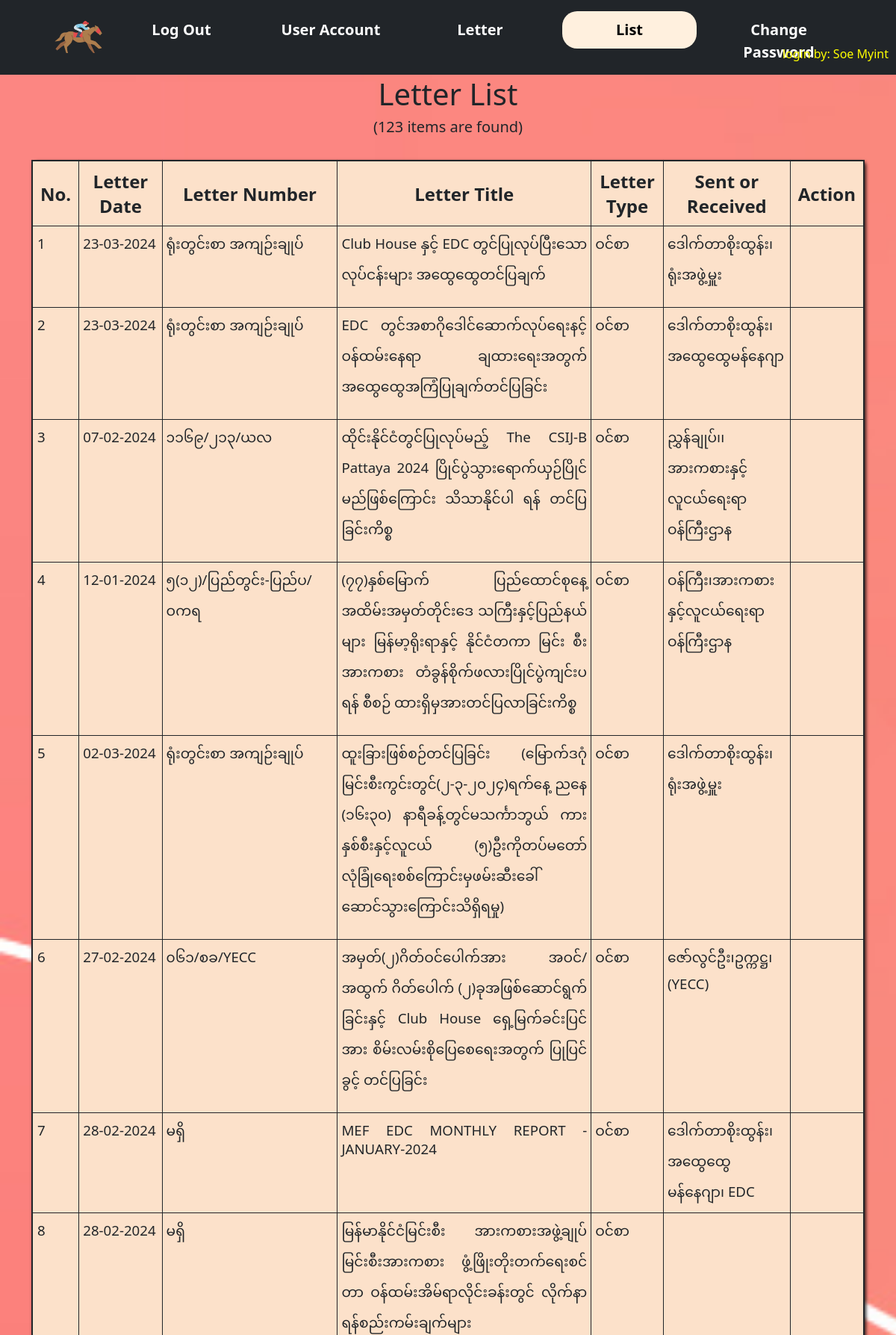
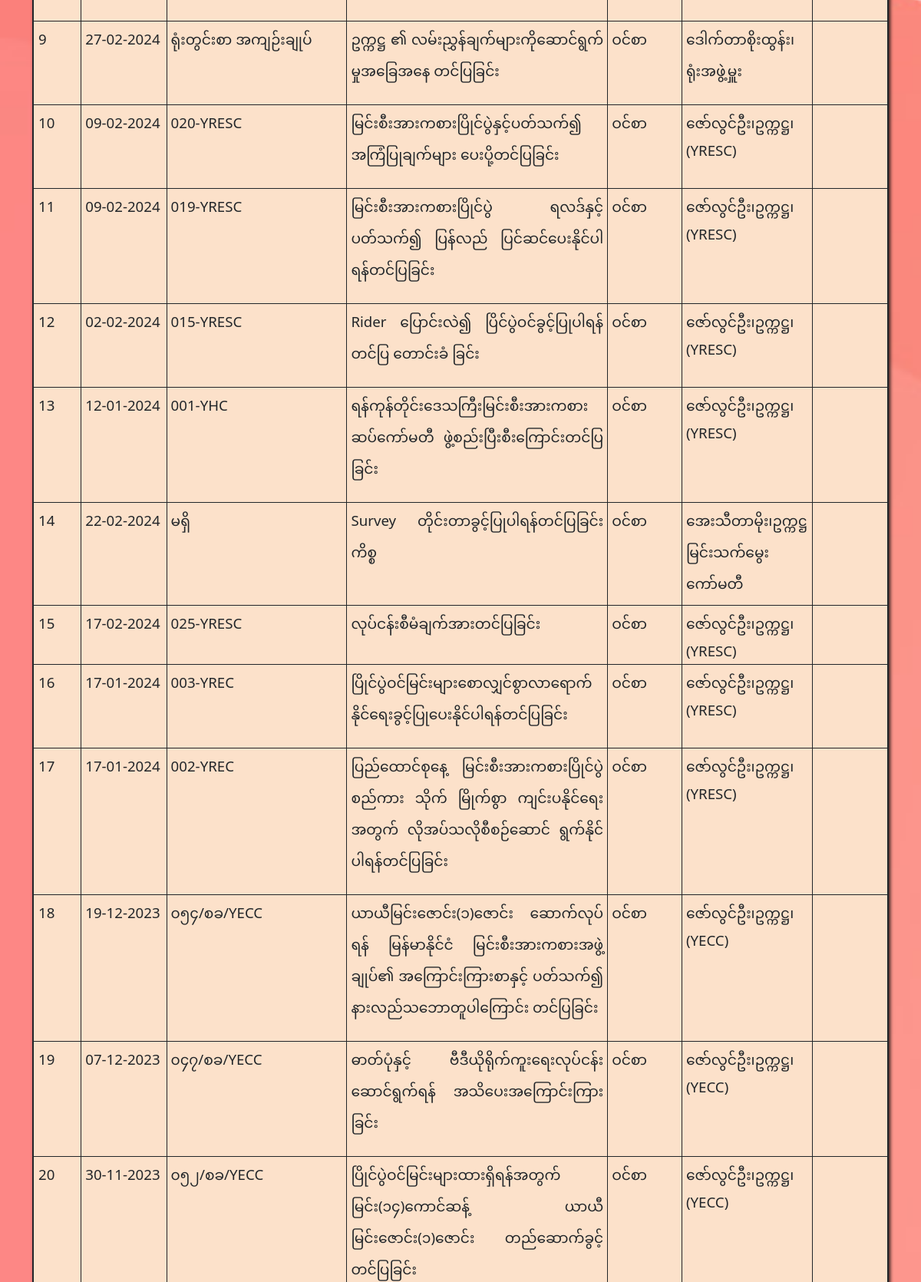
The app's page /mef-letter/display.php (signed in, upper part) with its own data (2 pictures, top to bottom).
### tables this page shows
CREATE TABLE `letter_table` (
  `rec_id` int(11) NOT NULL,
  `int_out_date` date NOT NULL,
  `letter_number` varchar(200) NOT NULL,
  `letter_title` varchar(3000) NOT NULL,
  `type_id` int(11) DEFAULT 0,
  `letter_date` date DEFAULT NULL,
  `dep_person` varchar(400) NOT NULL,
  `filename` varchar(200) NOT NULL,
  `remarks` varchar(1200) DEFAULT NULL,
  `entry_by` int(11) NOT NULL DEFAULT 0,
  `file_type` varchar(22) NOT NULL DEFAULT '0'
);

CREATE TABLE `type_table` (
  `type_id` int(11) NOT NULL,
  `letter_type` varchar(40) NOT NULL
);

### mef-letter/display.php (the view, shortened to what this page needs)
<?php
include("inc/nav.php");
include("inc/dbsetting.php");
$usrlevel = $_SESSION["usrlevel"];
		if (isset($_POST["searchbtn"]))
		{
			$field = $_POST["field"];
			$letter_type = $_POST["ltype"];
			$sword = $_POST["sword"];
			$str = "";
			if ($field ==="general" && strlen($sword)>0) {
				$str =" (letter_table.letter_number LIKE '%" . $sword . "%' OR letter_table.letter_title LIKE '%" . $sword . "%' OR letter_table.dep_person LIKE '%" . $sword . "%')";
			}
			else if ($field ==="letter_number") {
				$str=" letter_table.letter_number LIKE '%" . $sword . "%'";
			}
			else if ($field ==="letter_title") {
				$str=" letter_table.letter_title LIKE '%" . $sword . "%'";
			}
			else if ($field ==="dep") {
				$str=" letter_table.dep_person LIKE '%" . $sword . "%'";
			}
			if(strlen($letter_type) > 0 && $letter_type !=="ALL")
			{
				if(strlen($str)>0) {
				$str .= " AND letter_table.type_id=" . $letter_type;
				} else {
					$str .= " letter_table.type_id=" . $letter_type;
				}
			}
			$where = strlen($str)>0 ? " WHERE " : " ";
			 $sql1 = "SELECT letter_table.*, DATE_FORMAT(letter_table.letter_date, '%d-%m-%Y') AS formatted_date, type_table.letter_type FROM letter_table
             INNER JOIN type_table ON letter_table.type_id = type_table.type_id" . $where
             . $str . " ORDER BY rec_id DESC;";
			 echo $sql1 . "ZZZ";
			$result1 = $dbconn -> query($sql1);
		}
		else
		{
			$sql1 = "SELECT letter_table.*, DATE_FORMAT(letter_table.letter_date, '%d-%m-%Y') AS formatted_date, type_table.letter_type FROM letter_table
             INNER JOIN type_table ON letter_table.type_id = type_table.type_id
             ORDER BY rec_id DESC;";
             $result1 = $dbconn -> query($sql1);
		}
?>
<head>
</head>
<body id="displaybd">
	<div class="container">
		<form action="<?php echo htmlspecialchars($_SERVER["PHP_SELF"]); ?>" method="POST" id="formd" class=
			"was-validated" >
    		<div class="row">
		        <div class="col-lg-3 srbox">
		        </div>
		        <div class="col-lg-2 srbox">
		        </div>
		        <div class="col-lg-4 srbox">
		        </div>
		        <div class="col-lg-3">
		        	<button type="submit" class="btn btn-dark btnd" name="searchbtn">Search</button>&nbsp;
		            <button type="reset" class="btn btn-dark btnd" onclick="location.href='display.php';">Cancel</button>
		        </div>
		    </div>
    	</form>
    	<div id="tablebox">
	    	<center>
				<h1>Letter List</h1>
					<?php
						if ($result1->num_rows > 0)
						{
							echo "<h5>(" . $result1->num_rows . " items are found)</h5><br>";
							echo "<table class='table-bordered displaytable'><tr>";
							echo "<th>No.</th>
									<th>Letter Date</th>
									<th>Letter Number</th>
									<th>Letter Title</th><th>Letter Type</th>
									<th>Sent or Received</th>
									<th id='actth' >Action</th>";
	    					echo "</tr>";
	    						$number=1;
	    						while ($row = $result1->fetch_assoc())
	    						{
	        					echo "<tr>";
	        					echo "<td width=3% style='padding:6px;'>" . $number . "</td>";
	        					echo "<td width=10%>" . $row["formatted_date"] . "</td>";
	        					echo "<td width=18%>" . $row["letter_number"] . "</td>";
	        					echo "<td>";
	        					 if (strpos($usrlevel, "|30") > -1 && strpos($usrlevel, "|50") < -1 && $row["file_type"] == '0')
	        					 {
	        					 echo"<a href='#' class='pdflink' data-pdf='" . $row["filename"] . "' data-toggle='modal' data-target='#pdfModal'>" . $row["letter_title"] . "</a>";
	        					}
	        					else if(strpos($usrlevel, "|50") > -1 && strpos($usrlevel, "|30") > -1 && ($row["file_type"] == '1' || $row["file_type"] == '0'))
	        					{
	        						echo"<a href='#' class='pdflink' data-pdf='" . $row["filename"] . "' data-toggle='modal' data-target='#pdfModal'>" . $row["letter_title"] . "</a>";
	        					}
	        					else
	        					{
	        						echo "<p>" . $row["letter_title"] . "</p>";
	        					}
	        					 echo "</td>";
	        					echo "<td>" . $row["letter_type"] . "</td>";
	        					echo "<td>" . $row["dep_person"] . "</td>";
	        					echo "<td id='actiontd'>";
	        					echo "</td>";
	        					echo "</tr>";
	        					$number++;
	    							}
	    							echo "</table>";
	    						}
					?>
			</center>
		</div>
				<br><br><br><br><br><br><br><br>
		</div>
	</body>

### mef-letter/display.php (style rules this page uses)
.displaytable { width: 100%; border: solid 2px; background: #fce1ca; }
body { background-image: url('images/pwbg.jpg'); background-size: cover; background-repeat: no-repeat; background-attachment: fixed; }
table { border-spacing: 0; border: 2px solid; box-shadow: 2px 2px 4px rgba(0, 0, 0, 0.8); border-radius:6px; }
th { text-align: center; border: 2px solid; height: 40px; padding: 10px; font-size: 18pt; }
td { border: 2px solid; padding: 5px; font-size: 14pt; vertical-align: text-top; text-align:justify; }
tr { width: 10%; border: 2px solid; }
#actiontd { text-align: center; }
.container { margin-top: 4%; }
#formd { margin-left: 10%; }
.btnd { border-radius: 15px; }
#actth { width: 8%; }

### records on screen
letter_table: formatted_date "23-03-2024", letter_number "ရုံးတွင်းစာ အကျဉ်းချုပ်", letter_title "Club House နှင့် EDC တွင်ပြုလုပ်ပြီးသောလုပ်ငန်းများ အထွေထွေတင်ပြချက်", type.letter_type "ဝင်စာ", dep_person "ဒေါက်တာစိုးထွန်း၊ ရုံးအဖွဲ့မှူး"
letter_table: formatted_date "23-03-2024", letter_number "ရုံးတွင်းစာ အကျဉ်းချုပ်", letter_title "EDC တွင်အစာဂိုဒေါင်ဆောက်လုပ်ရေးနင့် ဝန်ထမ်းနေရာ ချထားရေးအတွက် အထွေထွေအကြံပြုချက်တင်ပြခြင်း", type.letter_type "ဝင်စာ", dep_person "ဒေါက်တာစိုးထွန်း၊ အထွေထွေမန်နေဂျာ"
letter_table: formatted_date "07-02-2024", letter_number "၁၁၆၉/၂၁၃/ယလ", letter_title "ထိုင်းနိုင်ငံတွင်ပြုလုပ်မည့် The CSIJ-B Pattaya 2024 ပြိုင်ပွဲသွားရောက်ယှဉ်ပြိုင်မည်ဖြစ်ကြောင်း သိသာနိုင်ပါ ရန် တင်ပြခြင်းကိစ္စ", type.letter_type "ဝင်စာ", dep_person "ညွှန်ချုပ်၊၊အားကစားနှင့်လူငယ်ရေးရာဝန်ကြီးဌာန"
letter_table: formatted_date "12-01-2024", letter_number "၅(၁၂)/ပြည်တွင်း-ပြည်ပ/ဝကရ", letter_title "(၇၇)နှစ်မြောက် ပြည်ထောင်စုနေ့အထိမ်းအမှတ်တိုင်းဒေ သကြီးနှင့်ပြည်နယ်များ မြန်မာ့ရိုးရာနှင့် နိုင်ငံတကာ မြင်း စီးအားကစား တံခွန်စိုက်ဖလားပြိုင်ပွဲကျင်းပရန် စီစဉ် ထားရှိမှအားတင်ပြလာခြင်းကိစ္စ", type.letter_type "ဝင်စာ", dep_person "ဝန်ကြီး၊အားကစားနှင့်လူငယ်ရေးရာဝန်ကြီးဌာန"
letter_table: formatted_date "02-03-2024", letter_number "ရုံးတွင်းစာ အကျဉ်းချုပ်", letter_title "ထူးခြားဖြစ်စဉ်တင်ပြခြင်း (မြောက်ဒဂုံမြင်းစီးကွင်းတွင်(၂-၃-၂၀၂၄)ရက်နေ့ ညနေ (၁၆း၃၀) နာရီခန့်တွင်မသင်္ကာဘွယ် ကားနှစ်စီးနှင့်လူငယ် (၅)ဦးကိုတပ်မတော်လုံခြုံရေးစစ်ကြောင်းမှဖမ်းဆီးခေါ်ဆောင်သွားကြောင်းသိရှိရမှု)", type.letter_type "ဝင်စာ", dep_person "ဒေါက်တာစိုးထွန်း၊ ရုံးအဖွဲ့မှူး"
letter_table: formatted_date "27-02-2024", letter_number "၀၆၁/စခ/YECC", letter_title "အမှတ်(၂)ဂိတ်ဝင်ပေါက်အား အဝင်/အထွက် ဂိတ်ပေါက် (၂)ခုအဖြစ်ဆောင်ရွက်ခြင်းနှင့် Club House ရှေ့မြက်ခင်းပြင်အား စိမ်းလမ်းစိုပြေစေရေးအတွက် ပြုပြင်ခွင့် တင်ပြခြင်း", type.letter_type "ဝင်စာ", dep_person "ဇော်လွင်ဦး၊ဥက္ကဋ္ဌ၊ (YECC)"
letter_table: formatted_date "28-02-2024", letter_number "မရှိ", letter_title "MEF EDC MONTHLY REPORT - JANUARY-2024", type.letter_type "ဝင်စာ", dep_person "ဒေါက်တာစိုးထွန်း၊ အထွေထွေမန်နေဂျာ၊ EDC"
letter_table: formatted_date "28-02-2024", letter_number "မရှိ", letter_title "မြန်မာနိုင်ငံမြင်းစီး အားကစားအဖွဲ့ချုပ် မြင်းစီးအားကစား ဖွံ့ဖြိုးတိုးတက်ရေးစင်တာ ဝန်ထမ်းအိမ်ရာလိုင်းခန်းတွင် လိုက်နာရန်စည်းကမ်းချက်များ", type.letter_type "ဝင်စာ"
letter_table: formatted_date "27-02-2024", letter_number "ရုံးတွင်းစာ အကျဉ်းချုပ်", letter_title "ဥက္ကဋ္ဌ ၏ လမ်းညွှန်ချက်များကိုဆောင်ရွက်မှုအ‌ခြေအနေ တင်ပြခြင်း", type.letter_type "ဝင်စာ", dep_person "ဒေါက်တာစိုးထွန်း၊ ရုံးအဖွဲ့မှူး"
letter_table: formatted_date "09-02-2024", letter_number "020-YRESC", letter_title "မြင်းစီးအားကစားပြိုင်ပွဲနှင့်ပတ်သက်၍ အကြံပြုချက်များ ပေးပို့တင်ပြခြင်း", type.letter_type "ဝင်စာ", dep_person "ဇော်လွင်ဦး၊ဥက္ကဋ္ဌ၊ (YRESC)"
letter_table: formatted_date "09-02-2024", letter_number "019-YRESC", letter_title "မြင်းစီးအားကစားပြိုင်ပွဲ ရလဒ်နှင့်ပတ်သက်၍ ပြန်လည် ပြင်ဆင်ပေးနိုင်ပါရန်တင်ပြခြင်း", type.letter_type "ဝင်စာ", dep_person "ဇော်လွင်ဦး၊ဥက္ကဋ္ဌ၊ (YRESC)"
letter_table: formatted_date "02-02-2024", letter_number "015-YRESC", letter_title "Rider ပြောင်းလဲ၍ ပြိင်ပွဲဝင်ခွင့်ပြုပါရန်တင်ပြ တောင်းခံ ခြင်း", type.letter_type "ဝင်စာ", dep_person "ဇော်လွင်ဦး၊ဥက္ကဋ္ဌ၊ (YRESC)"
letter_table: formatted_date "12-01-2024", letter_number "001-YHC", letter_title "ရန်ကုန်တိုင်းဒေသကြီးမြင်းစီးအားကစားဆပ်ကော်မတီ ဖွဲ့စည်းပြီးစီးကြောင်းတင်ပြခြင်း", type.letter_type "ဝင်စာ", dep_person "ဇော်လွင်ဦး၊ဥက္ကဋ္ဌ၊ (YRESC)"
letter_table: formatted_date "22-02-2024", letter_number "မရှိ", letter_title "Survey တိုင်းတာခွင့်ပြုပါရန်တင်ပြခြင်းကိစ္စ", type.letter_type "ဝင်စာ", dep_person "အေးသီတာမိုး၊ဥက္ကဋ္ဌ မြင်းသက်မွေးကော်မတီ"
letter_table: formatted_date "17-02-2024", letter_number "025-YRESC", letter_title "လုပ်ငန်းစီမံချက်အားတင်ပြခြင်း", type.letter_type "ဝင်စာ", dep_person "ဇော်လွင်ဦး၊ဥက္ကဋ္ဌ၊ (YRESC)"
letter_table: formatted_date "17-01-2024", letter_number "003-YREC", letter_title "ပြိုင်ပွဲဝင်မြင်းများစောလျှင်စွာလာရောက်နိုင်ရေးခွင့်ပြုပေးနိုင်ပါရန်တင်ပြခြင်း", type.letter_type "ဝင်စာ", dep_person "ဇော်လွင်ဦး၊ဥက္ကဋ္ဌ၊ (YRESC)"
letter_table: formatted_date "17-01-2024", letter_number "002-YREC", letter_title "ပြည်ထောင်စုနေ့ မြင်းစီးအားကစားပြိုင်ပွဲစည်ကား သိုက် မြိုက်စွာ ကျင်းပနိုင်ရေးအတွက် လိုအပ်သလိုစီစဉ်ဆောင် ရွက်နိုင်ပါရန်တင်ပြခြင်း", type.letter_type "ဝင်စာ", dep_person "ဇော်လွင်ဦး၊ဥက္ကဋ္ဌ၊ (YRESC)"
letter_table: formatted_date "19-12-2023", letter_number "၀၅၄/စခ/YECC", letter_title "ယာယီမြင်းဇောင်း(၁)ဇောင်း ဆောက်လုပ်ရန် မြန်မာနိုင်ငံ မြင်းစီးအားကစားအဖွဲ့ချုပ်၏ အကြောင်းကြားစာနှင့် ပတ်သက်၍ နားလည်သဘောတူပါကြောင်း တင်ပြခြင်း", type.letter_type "ဝင်စာ", dep_person "ဇော်လွင်ဦး၊ဥက္ကဋ္ဌ၊ (YECC)"
letter_table: formatted_date "07-12-2023", letter_number "၀၄၇/စခ/YECC", letter_title "ဓာတ်ပုံနှင့် ဗီဒီယိုရိုက်ကူးရေးလုပ်ငန်း ဆောင်ရွက်ရန် အသိပေးအကြောင်းကြားခြင်း", type.letter_type "ဝင်စာ", dep_person "ဇော်လွင်ဦး၊ဥက္ကဋ္ဌ၊ (YECC)"
letter_table: formatted_date "30-11-2023", letter_number "၀၅၂/စခ/YECC", letter_title "ပြိုင်ပွဲဝင်မြင်းများထားရှိရန်အတွက်မြင်း(၁၄)ကောင်ဆန့် ယာယီမြင်းဇောင်း(၁)ဇောင်း တည်ဆောက်ခွင့်တင်ပြခြင်း", type.letter_type "ဝင်စာ", dep_person "ဇော်လွင်ဦး၊ဥက္ကဋ္ဌ၊ (YECC)"

### other values on screen
$result1->num_rows "123"
